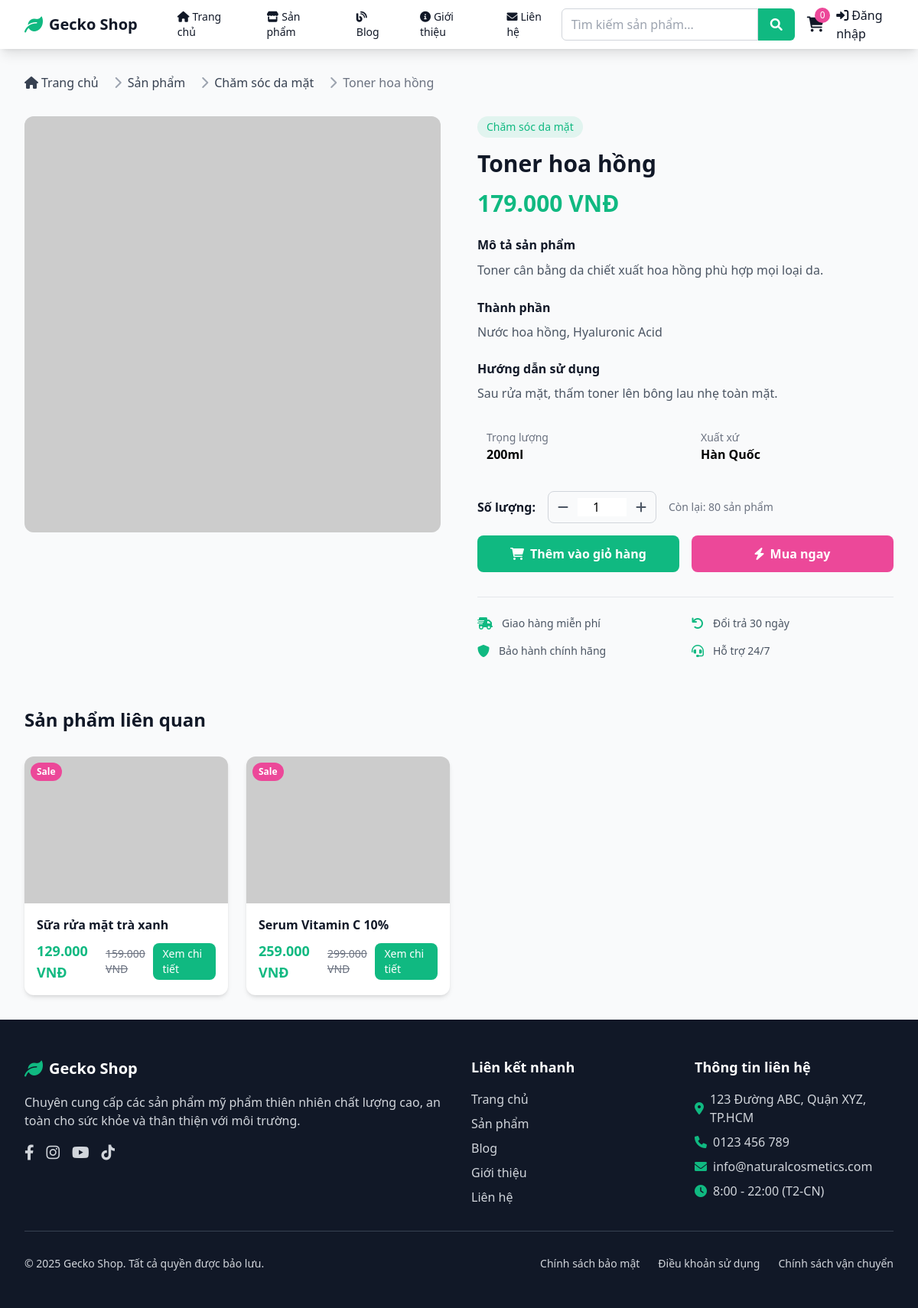
/product.php?id=2, run on the app's committed database.
### tables this page shows
CREATE TABLE products (
    id INT PRIMARY KEY AUTO_INCREMENT,
    name VARCHAR(200) NOT NULL,
    slug VARCHAR(200) UNIQUE NOT NULL,
    description TEXT,
    short_description TEXT,
    price DECIMAL(10,2) NOT NULL,
    sale_price DECIMAL(10,2) NULL,
    sku VARCHAR(100) UNIQUE,
    stock_quantity INT DEFAULT 0,
    category_id INT NOT NULL,
    images JSON,
    ingredients TEXT,
    usage_instructions TEXT,
    weight VARCHAR(50),
    origin VARCHAR(100),
    is_featured BOOLEAN DEFAULT FALSE,
    is_bestseller BOOLEAN DEFAULT FALSE,
    is_active BOOLEAN DEFAULT TRUE,
    meta_title VARCHAR(200),
    meta_description TEXT,
    created_at TIMESTAMP DEFAULT CURRENT_TIMESTAMP,
    updated_at TIMESTAMP DEFAULT CURRENT_TIMESTAMP ON UPDATE CURRENT_TIMESTAMP,
    FOREIGN KEY (category_id) REFERENCES categories(id) ON DELETE CASCADE
);

CREATE TABLE categories (
    id INT PRIMARY KEY AUTO_INCREMENT,
    name VARCHAR(100) NOT NULL,
    slug VARCHAR(100) UNIQUE NOT NULL,
    description TEXT,
    image VARCHAR(255),
    parent_id INT NULL,
    sort_order INT DEFAULT 0,
    is_active BOOLEAN DEFAULT TRUE,
    created_at TIMESTAMP DEFAULT CURRENT_TIMESTAMP,
    FOREIGN KEY (parent_id) REFERENCES categories(id) ON DELETE SET NULL
);

### config/database.php (called while the page is built, shortened)
<?php
function formatPrice($price) {
    return number_format($price, 0, ',', '.') . ' VNĐ';
}
?>

### product.php (the view, shortened to what this page needs)
<?php
require_once 'config/database.php';
$product_id = isset($_GET['id']) ? (int)$_GET['id'] : 0;
$stmt = $pdo->prepare("
    SELECT p.*, c.name as category_name
    FROM products p
    LEFT JOIN categories c ON p.category_id = c.id
    WHERE p.id = ? AND p.is_active = 1
");
$stmt->execute([$product_id]);
$product = $stmt->fetch();
$related_products = $pdo->prepare(
     "SELECT p.id, p.name, p.price, p.sale_price, p.images, c.name as category_name
      FROM products p
      LEFT JOIN categories c ON p.category_id = c.id
      WHERE p.category_id = ? AND p.id != ? AND p.is_active = 1
      ORDER BY p.created_at DESC
      LIMIT 4"
);
$related_products->execute([$product['category_id'], $product_id]);
$related_products = $related_products->fetchAll();
$images = json_decode($product['images'], true) ?: [];
$main_image = !empty($images) ? $images[0] : 'https://via.placeholder.com/600x600?text=No+Image';
include 'includes/header.php';
?>
<div class="max-w-7xl mx-auto px-4 sm:px-6 lg:px-8 py-8">
    <nav class="flex mb-8" aria-label="Breadcrumb">
        <ol class="inline-flex items-center space-x-1 md:space-x-3">
            <li class="inline-flex items-center">
                <a href="index.php" class="text-gray-700 hover:text-primary">
                    <i class="fas fa-home mr-1"></i>Trang chủ
                </a>
            </li>
            <li>
                <div class="flex items-center">
                    <i class="fas fa-chevron-right text-gray-400 mx-2"></i>
                    <a href="products.php" class="text-gray-700 hover:text-primary">Sản phẩm</a>
                </div>
            </li>
            <li>
                <div class="flex items-center">
                    <i class="fas fa-chevron-right text-gray-400 mx-2"></i>
                    <a href="products.php?category=<?php echo $product['category_id']; ?>" class="text-gray-700 hover:text-primary">
                        <?php echo htmlspecialchars($product['category_name']); ?>
                    </a>
                </div>
            </li>
            <li>
                <div class="flex items-center">
                    <i class="fas fa-chevron-right text-gray-400 mx-2"></i>
                    <span class="text-gray-500"><?php echo htmlspecialchars($product['name']); ?></span>
                </div>
            </li>
        </ol>
    </nav>
    <div class="grid grid-cols-1 lg:grid-cols-2 gap-12">
        <div>
            <div class="aspect-square bg-gray-100 rounded-xl overflow-hidden mb-4">
             <img src="<?php echo $main_image; ?>" alt="<?php echo htmlspecialchars($product['name']); ?>"
                 class="w-full h-full object-cover" id="main-image" loading="eager">
            </div>
        </div>
        <div>
            <div class="mb-4">
                <span class="inline-block bg-primary bg-opacity-10 text-primary px-3 py-1 rounded-full text-sm font-medium">
                    <?php echo htmlspecialchars($product['category_name']); ?>
                </span>
            </div>
            <h1 class="text-3xl font-bold text-gray-900 mb-4"><?php echo htmlspecialchars($product['name']); ?></h1>
            <div class="flex items-center space-x-4 mb-6">
                <?php if ($product['sale_price']): ?>
                    <span class="text-3xl font-bold text-primary"><?php echo formatPrice($product['sale_price']); ?></span>
                    <span class="text-xl text-gray-500 line-through"><?php echo formatPrice($product['price']); ?></span>
                    <span class="bg-accent text-white px-2 py-1 rounded-full text-sm font-semibold">
                        -<?php echo round((($product['price'] - $product['sale_price']) / $product['price']) * 100); ?>%
                    </span>
                <?php else: ?>
                    <span class="text-3xl font-bold text-primary"><?php echo formatPrice($product['price']); ?></span>
                <?php endif; ?>
            </div>
            <div class="mb-6">
                <h3 class="font-semibold text-gray-900 mb-2">Mô tả sản phẩm</h3>
                <p class="text-gray-600 leading-relaxed"><?php echo nl2br(htmlspecialchars($product['description'])); ?></p>
            </div>
            <?php if ($product['ingredients']): ?>
            <div class="mb-6">
                <h3 class="font-semibold text-gray-900 mb-2">Thành phần</h3>
                <p class="text-gray-600"><?php echo nl2br(htmlspecialchars($product['ingredients'])); ?></p>
            </div>
            <?php endif; ?>
            <?php if ($product['usage_instructions']): ?>
            <div class="mb-6">
                <h3 class="font-semibold text-gray-900 mb-2">Hướng dẫn sử dụng</h3>
                <p class="text-gray-600"><?php echo nl2br(htmlspecialchars($product['usage_instructions'])); ?></p>
            </div>
            <?php endif; ?>
            <div class="grid grid-cols-2 gap-4 mb-6">
                <?php if ($product['weight']): ?>
                <div class="bg-gray-50 p-3 rounded-lg">
                    <div class="text-sm text-gray-500">Trọng lượng</div>
                    <div class="font-semibold"><?php echo htmlspecialchars($product['weight']); ?></div>
                </div>
                <?php endif; ?>
                <?php if ($product['origin']): ?>
                <div class="bg-gray-50 p-3 rounded-lg">
                    <div class="text-sm text-gray-500">Xuất xứ</div>
                    <div class="font-semibold"><?php echo htmlspecialchars($product['origin']); ?></div>
                </div>
                <?php endif; ?>
            </div>
            <form method="POST" id="addToCartForm" class="mb-8">
                <div class="flex items-center space-x-4 mb-4">
                    <label for="quantity" class="font-semibold text-gray-900">Số lượng:</label>
                    <div class="flex items-center border border-gray-300 rounded-lg">
                        <button type="button" onclick="decreaseQuantity()"
                                class="px-3 py-2 text-gray-600 hover:text-gray-800">
                            <i class="fas fa-minus"></i>
                        </button>
                        <input type="number" id="quantity" name="quantity" value="1" min="1" max="<?php echo $product['stock_quantity']; ?>"
                               class="w-16 text-center border-0 focus:outline-none focus:ring-0">
                        <button type="button" onclick="increaseQuantity()"
                                class="px-3 py-2 text-gray-600 hover:text-gray-800">
                            <i class="fas fa-plus"></i>
                        </button>
                    </div>
                    <span class="text-sm text-gray-500">
                        Còn lại: <?php echo $product['stock_quantity']; ?> sản phẩm
                    </span>
                </div>
                <div class="flex space-x-4">
                    <button type="submit" name="add_to_cart"
                            class="flex-1 bg-primary text-white px-6 py-3 rounded-lg font-semibold hover:bg-green-600 transition-colors">
                        <i class="fas fa-shopping-cart mr-2"></i>Thêm vào giỏ hàng
                    </button>
                    <button type="button" onclick="buyNow()"
                            class="flex-1 bg-accent text-white px-6 py-3 rounded-lg font-semibold hover:bg-pink-600 transition-colors">
                        <i class="fas fa-bolt mr-2"></i>Mua ngay
                    </button>
                </div>
            </form>
            <div class="border-t pt-6">
                <div class="grid grid-cols-2 gap-4">
                    <div class="flex items-center">
                        <i class="fas fa-shipping-fast text-primary mr-3"></i>
                        <span class="text-sm text-gray-600">Giao hàng miễn phí</span>
                    </div>
                    <div class="flex items-center">
                        <i class="fas fa-undo text-primary mr-3"></i>
                        <span class="text-sm text-gray-600">Đổi trả 30 ngày</span>
                    </div>
                    <div class="flex items-center">
                        <i class="fas fa-shield-alt text-primary mr-3"></i>
                        <span class="text-sm text-gray-600">Bảo hành chính hãng</span>
                    </div>
                    <div class="flex items-center">
                        <i class="fas fa-headset text-primary mr-3"></i>
                        <span class="text-sm text-gray-600">Hỗ trợ 24/7</span>
                    </div>
                </div>
            </div>
        </div>
    </div>
    <?php if (!empty($related_products)): ?>
    <div class="mt-16">
        <h2 class="text-2xl font-bold text-gray-900 mb-8">Sản phẩm liên quan</h2>
        <div class="grid grid-cols-1 sm:grid-cols-2 lg:grid-cols-4 gap-6">
            <?php foreach ($related_products as $related): ?>
            <div class="bg-white rounded-xl shadow-md overflow-hidden card-hover">
                <div class="relative">
                    <?php
                    $related_images = json_decode($related['images'], true);
                    $related_main_image = !empty($related_images) ? $related_images[0] : 'https://via.placeholder.com/300x300?text=No+Image';
                    ?>
                <img src="<?php echo $related_main_image; ?>" alt="<?php echo htmlspecialchars($related['name']); ?>"
                    class="w-full h-48 object-cover" loading="lazy">
                    <?php if ($related['sale_price']): ?>
                        <div class="absolute top-2 left-2 bg-accent text-white px-2 py-1 rounded-full text-xs font-semibold">
                            Sale
                        </div>
                    <?php endif; ?>
                </div>
                <div class="p-4">
                    <h3 class="font-semibold text-gray-900 mb-2 line-clamp-2"><?php echo htmlspecialchars($related['name']); ?></h3>
                    <div class="flex items-center justify-between">
                        <div class="flex items-center space-x-2">
                            <?php if ($related['sale_price']): ?>
                                <span class="text-lg font-bold text-primary"><?php echo formatPrice($related['sale_price']); ?></span>
                                <span class="text-sm text-gray-500 line-through"><?php echo formatPrice($related['price']); ?></span>
                            <?php else: ?>
                                <span class="text-lg font-bold text-primary"><?php echo formatPrice($related['price']); ?></span>
                            <?php endif; ?>
                        </div>
                        <a href="product.php?id=<?php echo $related['id']; ?>"
                           class="bg-primary text-white px-3 py-1 rounded-lg text-sm hover:bg-green-600 transition-colors">
                            Xem chi tiết
                        </a>
                    </div>
                </div>
            </div>
            <?php endforeach; ?>
        </div>
    </div>
    <?php endif; ?>
</div>
<?php include 'includes/footer.php'; ?>

### includes/header.php (style rules this page uses)
.card-hover { transition: transform 0.3s ease, box-shadow 0.3s ease; }

### product.php (style rules this page uses)
.line-clamp-2 { display: -webkit-box; -webkit-line-clamp: 2; line-clamp: 2; -webkit-box-orient: vertical; overflow: hidden; }

### data on the page
products: category.name "Chăm sóc da mặt", name "Toner hoa hồng", price "179.000 VNĐ", description "Toner cân bằng da chiết xuất hoa hồng phù hợp mọi loại da.", ingredients "Nước hoa hồng, Hyaluronic Acid", usage_instructions "Sau rửa mặt, thấm toner lên bông lau nhẹ toàn mặt.", weight "200ml", origin "Hàn Quốc", stock_quantity "80"
products: shows "Sale", name "Sữa rửa mặt trà xanh", sale_price "129.000 VNĐ", price "159.000 VNĐ"
products: shows "Sale", name "Serum Vitamin C 10%", sale_price "259.000 VNĐ", price "299.000 VNĐ"

### other printed values
SITE_NAME "Gecko Shop"
